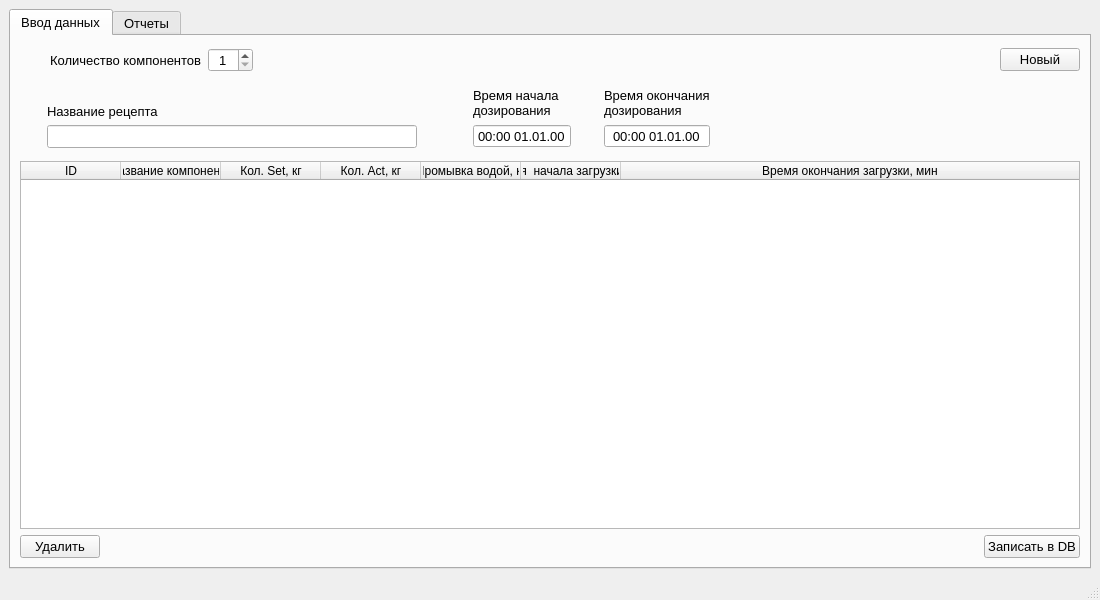
<?xml version="1.0" encoding="UTF-8"?>
<ui version="4.0">
 <class>Cook</class>
 <widget class="QMainWindow" name="Cook">
  <property name="geometry">
   <rect>
    <x>0</x>
    <y>0</y>
    <width>1100</width>
    <height>600</height>
   </rect>
  </property>
  <property name="font">
   <font>
    <pointsize>10</pointsize>
   </font>
  </property>
  <property name="windowTitle">
   <string>Cook</string>
  </property>
  <widget class="QWidget" name="centralwidget">
   <layout class="QGridLayout" name="gridLayout">
    <item row="0" column="0">
     <widget class="QTabWidget" name="tabWidget">
      <property name="currentIndex">
       <number>0</number>
      </property>
      <widget class="QWidget" name="tab_data">
       <attribute name="title">
        <string>Ввод данных</string>
       </attribute>
       <layout class="QGridLayout" name="gridLayout_3">
        <item row="0" column="0">
         <layout class="QVBoxLayout" name="verticalLayout_5">
          <item>
           <layout class="QHBoxLayout" name="horizontalLayout_2">
            <item>
             <spacer name="horizontalSpacer">
              <property name="orientation">
               <enum>Qt::Horizontal</enum>
              </property>
              <property name="sizeType">
               <enum>QSizePolicy::Fixed</enum>
              </property>
              <property name="sizeHint" stdset="0">
               <size>
                <width>30</width>
                <height>30</height>
               </size>
              </property>
             </spacer>
            </item>
            <item>
             <widget class="QLabel" name="label">
              <property name="text">
               <string>Количество компонентов</string>
              </property>
             </widget>
            </item>
            <item>
             <widget class="QSpinBox" name="spinBox_count">
              <property name="minimumSize">
               <size>
                <width>45</width>
                <height>0</height>
               </size>
              </property>
              <property name="alignment">
               <set>Qt::AlignCenter</set>
              </property>
              <property name="minimum">
               <number>1</number>
              </property>
              <property name="maximum">
               <number>20</number>
              </property>
             </widget>
            </item>
            <item>
             <spacer name="horizontalSpacer_2">
              <property name="orientation">
               <enum>Qt::Horizontal</enum>
              </property>
              <property name="sizeHint" stdset="0">
               <size>
                <width>40</width>
                <height>20</height>
               </size>
              </property>
             </spacer>
            </item>
            <item>
             <widget class="QPushButton" name="pushButton_new">
              <property name="text">
               <string>Новый</string>
              </property>
             </widget>
            </item>
           </layout>
          </item>
          <item>
           <spacer name="verticalSpacer">
            <property name="orientation">
             <enum>Qt::Vertical</enum>
            </property>
            <property name="sizeType">
             <enum>QSizePolicy::Fixed</enum>
            </property>
            <property name="sizeHint" stdset="0">
             <size>
              <width>20</width>
              <height>7</height>
             </size>
            </property>
           </spacer>
          </item>
          <item>
           <layout class="QHBoxLayout" name="horizontalLayout_3">
            <item>
             <spacer name="horizontalSpacer_5">
              <property name="orientation">
               <enum>Qt::Horizontal</enum>
              </property>
              <property name="sizeType">
               <enum>QSizePolicy::Fixed</enum>
              </property>
              <property name="sizeHint" stdset="0">
               <size>
                <width>27</width>
                <height>27</height>
               </size>
              </property>
             </spacer>
            </item>
            <item>
             <layout class="QVBoxLayout" name="verticalLayout_2">
              <item>
               <widget class="QLabel" name="label_2">
                <property name="text">
                 <string>Название рецепта</string>
                </property>
                <property name="alignment">
                 <set>Qt::AlignBottom|Qt::AlignLeading|Qt::AlignLeft</set>
                </property>
                <property name="wordWrap">
                 <bool>true</bool>
                </property>
               </widget>
              </item>
              <item>
               <widget class="QLineEdit" name="lineEdit_name">
                <property name="minimumSize">
                 <size>
                  <width>250</width>
                  <height>0</height>
                 </size>
                </property>
               </widget>
              </item>
             </layout>
            </item>
            <item>
             <spacer name="horizontalSpacer_3">
              <property name="orientation">
               <enum>Qt::Horizontal</enum>
              </property>
              <property name="sizeType">
               <enum>QSizePolicy::Fixed</enum>
              </property>
              <property name="sizeHint" stdset="0">
               <size>
                <width>50</width>
                <height>20</height>
               </size>
              </property>
             </spacer>
            </item>
            <item>
             <layout class="QVBoxLayout" name="verticalLayout_3">
              <item>
               <widget class="QLabel" name="label_3">
                <property name="text">
                 <string>Время начала дозирования</string>
                </property>
                <property name="alignment">
                 <set>Qt::AlignBottom|Qt::AlignLeading|Qt::AlignLeft</set>
                </property>
                <property name="wordWrap">
                 <bool>true</bool>
                </property>
               </widget>
              </item>
              <item>
               <widget class="QDateTimeEdit" name="dateTimeEdit_start">
                <property name="alignment">
                 <set>Qt::AlignCenter</set>
                </property>
                <property name="buttonSymbols">
                 <enum>QAbstractSpinBox::NoButtons</enum>
                </property>
                <property name="displayFormat">
                 <string>HH:mm dd.MM.yy</string>
                </property>
               </widget>
              </item>
             </layout>
            </item>
            <item>
             <spacer name="horizontalSpacer_4">
              <property name="orientation">
               <enum>Qt::Horizontal</enum>
              </property>
              <property name="sizeType">
               <enum>QSizePolicy::Fixed</enum>
              </property>
              <property name="sizeHint" stdset="0">
               <size>
                <width>27</width>
                <height>27</height>
               </size>
              </property>
             </spacer>
            </item>
            <item>
             <layout class="QVBoxLayout" name="verticalLayout_4">
              <item>
               <widget class="QLabel" name="label_4">
                <property name="text">
                 <string>Время окончания дозирования</string>
                </property>
                <property name="wordWrap">
                 <bool>true</bool>
                </property>
               </widget>
              </item>
              <item>
               <widget class="QDateTimeEdit" name="dateTimeEdit_fin">
                <property name="alignment">
                 <set>Qt::AlignCenter</set>
                </property>
                <property name="buttonSymbols">
                 <enum>QAbstractSpinBox::NoButtons</enum>
                </property>
                <property name="displayFormat">
                 <string>HH:mm dd.MM.yy</string>
                </property>
               </widget>
              </item>
             </layout>
            </item>
            <item>
             <spacer name="horizontalSpacer_6">
              <property name="orientation">
               <enum>Qt::Horizontal</enum>
              </property>
              <property name="sizeHint" stdset="0">
               <size>
                <width>40</width>
                <height>20</height>
               </size>
              </property>
             </spacer>
            </item>
           </layout>
          </item>
          <item>
           <spacer name="verticalSpacer_2">
            <property name="orientation">
             <enum>Qt::Vertical</enum>
            </property>
            <property name="sizeType">
             <enum>QSizePolicy::Fixed</enum>
            </property>
            <property name="sizeHint" stdset="0">
             <size>
              <width>0</width>
              <height>7</height>
             </size>
            </property>
           </spacer>
          </item>
          <item>
           <widget class="QTableWidget" name="tableWidget_data">
            <attribute name="horizontalHeaderCascadingSectionResizes">
             <bool>true</bool>
            </attribute>
            <attribute name="horizontalHeaderStretchLastSection">
             <bool>true</bool>
            </attribute>
            <column>
             <property name="text">
              <string>ID</string>
             </property>
            </column>
            <column>
             <property name="text">
              <string>Название компонента</string>
             </property>
            </column>
            <column>
             <property name="text">
              <string>Кол. Set, кг</string>
             </property>
            </column>
            <column>
             <property name="text">
              <string>Кол. Act, кг</string>
             </property>
            </column>
            <column>
             <property name="text">
              <string>Промывка водой, кг</string>
             </property>
            </column>
            <column>
             <property name="text">
              <string>Время  начала загрузки, мин</string>
             </property>
            </column>
            <column>
             <property name="text">
              <string>Время окончания загрузки, мин</string>
             </property>
            </column>
           </widget>
          </item>
          <item>
           <layout class="QHBoxLayout" name="horizontalLayout_4">
            <item>
             <widget class="QPushButton" name="pushButton_del">
              <property name="text">
               <string>Удалить</string>
              </property>
             </widget>
            </item>
            <item>
             <spacer name="horizontalSpacer_7">
              <property name="orientation">
               <enum>Qt::Horizontal</enum>
              </property>
              <property name="sizeHint" stdset="0">
               <size>
                <width>40</width>
                <height>20</height>
               </size>
              </property>
             </spacer>
            </item>
            <item>
             <widget class="QPushButton" name="pushButton_save">
              <property name="text">
               <string>Записать в DB</string>
              </property>
             </widget>
            </item>
           </layout>
          </item>
         </layout>
        </item>
       </layout>
      </widget>
      <widget class="QWidget" name="tab_reports">
       <attribute name="title">
        <string>Отчеты</string>
       </attribute>
       <layout class="QGridLayout" name="gridLayout_4">
        <item row="0" column="0">
         <layout class="QGridLayout" name="gridLayout_2">
          <item row="0" column="0">
           <layout class="QVBoxLayout" name="verticalLayout">
            <item>
             <widget class="QTableView" name="tableView_recipe">
              <property name="sizePolicy">
               <sizepolicy hsizetype="Minimum" vsizetype="Expanding">
                <horstretch>0</horstretch>
                <verstretch>0</verstretch>
               </sizepolicy>
              </property>
              <property name="showDropIndicator" stdset="0">
               <bool>false</bool>
              </property>
              <property name="dragDropOverwriteMode">
               <bool>false</bool>
              </property>
              <property name="selectionMode">
               <enum>QAbstractItemView::SingleSelection</enum>
              </property>
              <property name="selectionBehavior">
               <enum>QAbstractItemView::SelectRows</enum>
              </property>
              <attribute name="horizontalHeaderStretchLastSection">
               <bool>true</bool>
              </attribute>
             </widget>
            </item>
            <item>
             <widget class="QCalendarWidget" name="calendarWidget">
              <property name="sizePolicy">
               <sizepolicy hsizetype="Fixed" vsizetype="Preferred">
                <horstretch>0</horstretch>
                <verstretch>0</verstretch>
               </sizepolicy>
              </property>
             </widget>
            </item>
           </layout>
          </item>
          <item row="0" column="1">
           <widget class="QTableView" name="tableView_component">
            <attribute name="horizontalHeaderStretchLastSection">
             <bool>true</bool>
            </attribute>
           </widget>
          </item>
         </layout>
        </item>
       </layout>
      </widget>
     </widget>
    </item>
   </layout>
  </widget>
  <widget class="QMenuBar" name="menubar">
   <property name="geometry">
    <rect>
     <x>0</x>
     <y>0</y>
     <width>1000</width>
     <height>24</height>
    </rect>
   </property>
  </widget>
  <widget class="QStatusBar" name="statusbar"/>
 </widget>
 <resources/>
 <connections/>
</ui>
